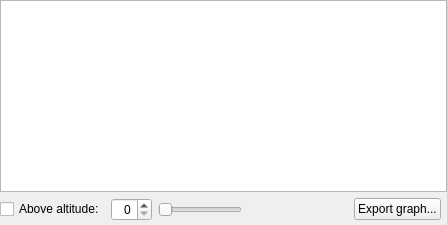
            <widget class="QWidget" name="tabMonthlyElevation">
             <attribute name="title">
              <string>Monthly Elevation</string>
             </attribute>
             <layout class="QGridLayout" name="gridLayout_15">
              <property name="leftMargin">
               <number>0</number>
              </property>
              <property name="topMargin">
               <number>0</number>
              </property>
              <property name="rightMargin">
               <number>0</number>
              </property>
              <property name="bottomMargin">
               <number>4</number>
              </property>
              <item row="0" column="0" colspan="2">
               <widget class="QChartView" name="monthlyElevationChartView"/>
              </item>
              <item row="1" column="0">
               <layout class="QHBoxLayout" name="horizontalLayout_10">
                <item>
                 <widget class="QCheckBox" name="monthlyElevationPositiveCheckBox">
                  <property name="toolTip">
                   <string>Draw only the part of the graph where altitude is greater than the value given in the right box.</string>
                  </property>
                  <property name="text">
                   <string>Above altitude:</string>
                  </property>
                 </widget>
                </item>
                <item>
                 <widget class="QSpinBox" name="monthlyElevationPositiveLimitSpinBox">
                  <property name="maximumSize">
                   <size>
                    <width>75</width>
                    <height>16777215</height>
                   </size>
                  </property>
                  <property name="toolTip">
                   <string>Altitude limit in degrees</string>
                  </property>
                  <property name="alignment">
                   <set>Qt::AlignRight|Qt::AlignTrailing|Qt::AlignVCenter</set>
                  </property>
                  <property name="maximum">
                   <number>85</number>
                  </property>
                 </widget>
                </item>
                <item>
                 <widget class="QSlider" name="monthlyElevationTime">
                  <property name="sizePolicy">
                   <sizepolicy hsizetype="Expanding" vsizetype="Fixed">
                    <horstretch>0</horstretch>
                    <verstretch>0</verstretch>
                   </sizepolicy>
                  </property>
                  <property name="toolTip">
                   <string>Local Time in hours</string>
                  </property>
                  <property name="maximum">
                   <number>23</number>
                  </property>
                  <property name="pageStep">
                   <number>1</number>
                  </property>
                  <property name="orientation">
                   <enum>Qt::Horizontal</enum>
                  </property>
                 </widget>
                </item>
                <item>
                 <widget class="QLabel" name="monthlyElevationTimeInfo">
                  <property name="minimumSize">
                   <size>
                    <width>60</width>
                    <height>0</height>
                   </size>
                  </property>
                  <property name="maximumSize">
                   <size>
                    <width>60</width>
                    <height>16777215</height>
                   </size>
                  </property>
                  <property name="text">
                   <string/>
                  </property>
                  <property name="alignment">
                   <set>Qt::AlignCenter</set>
                  </property>
                 </widget>
                </item>
                <item>
                 <spacer name="horizontalSpacer_19">
                  <property name="orientation">
                   <enum>Qt::Horizontal</enum>
                  </property>
                  <property name="sizeHint" stdset="0">
                   <size>
                    <width>40</width>
                    <height>20</height>
                   </size>
                  </property>
                 </spacer>
                </item>
                <item>
                 <widget class="QPushButton" name="exportMonthlyElevationPushButton">
                  <property name="text">
                   <string>Export graph...</string>
                  </property>
                 </widget>
                </item>
               </layout>
              </item>
             </layout>
            </widget>
